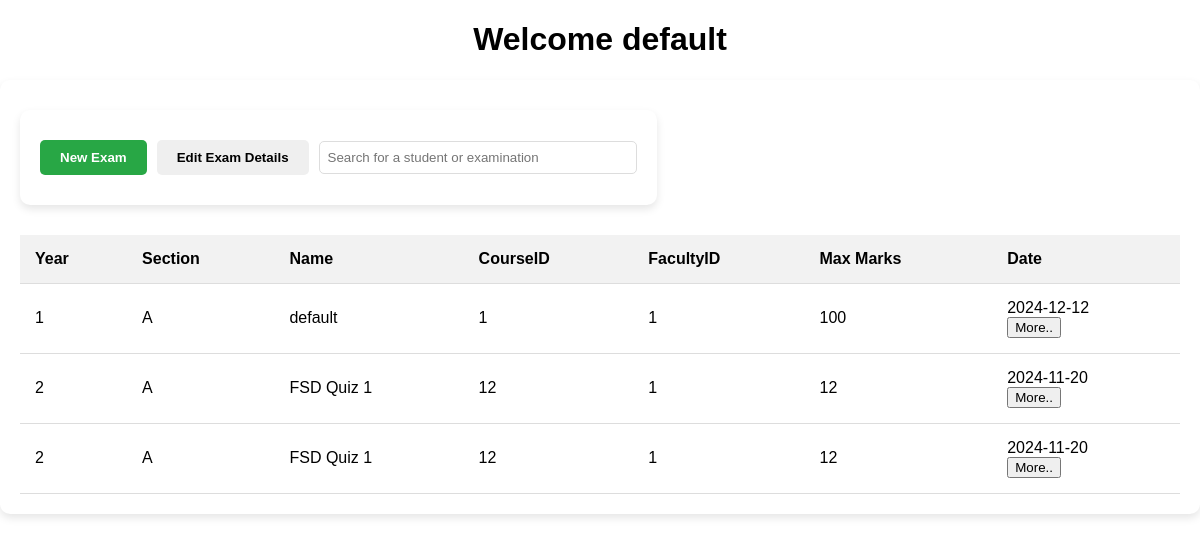
/landingPage (signed in), run on an earlier commit of the app's database.
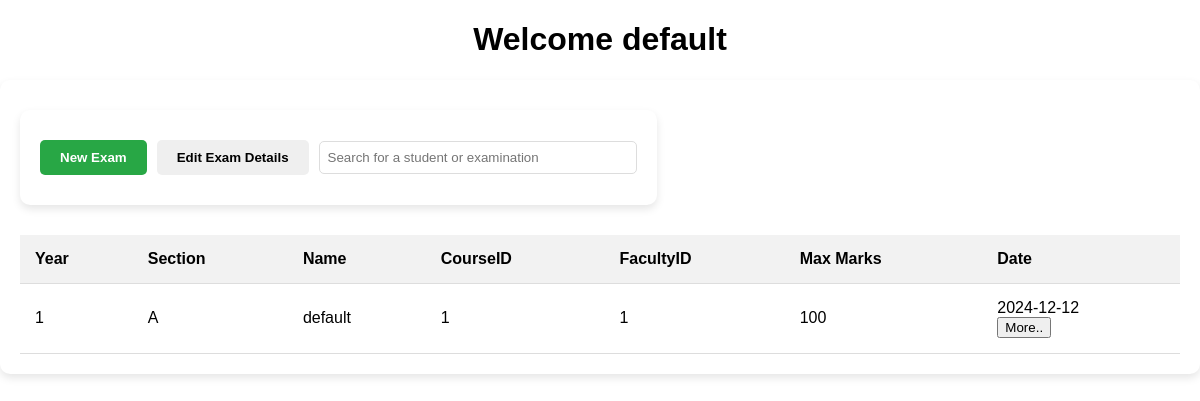
And on a later commit of the database.
### application/model.py (models this page shows, shortened)
class Faculty(db.Model):
    __tablename__ = 'faculty'
    id = db.Column(db.Integer, primary_key=True, autoincrement=True)
    stream_id = db.Column(db.Integer, db.ForeignKey('stream.id'), nullable=False)
    name = db.Column(db.String, nullable=False)
    passcode = db.Column(db.String, nullable=False)
    stream = db.relationship('Stream', back_populates='faculty')

class Exam(db.Model):
    __tablename__ = 'exam'
    id = db.Column(db.Integer, primary_key=True, autoincrement=True)
    year = db.Column(db.Integer, nullable=False)
    name = db.Column(db.String,nullable=False)
    date = db.Column(db.Date,nullable=False)
    courseID = db.Column(db.String,nullable = False)
    section = db.Column(db.String, nullable=False)
    faculty_id = db.Column(db.Integer, db.ForeignKey('faculty.id'), nullable=False)
    max_marks = db.Column(db.Integer, nullable=False)
    co1 = db.Column(db.Integer, nullable=True)
    co2 = db.Column(db.Integer, nullable=True)
    co3 = db.Column(db.Integer, nullable=True)
    co4 = db.Column(db.Integer, nullable=True)
    co5 = db.Column(db.Integer, nullable=True)
    co6 = db.Column(db.Integer, nullable=True)

### application/routes.py (the view)
@app.route("/landingPage",methods = ['GET',"POST"])
def landingPage():
    if(request.method == 'POST'):
        return redirect(url_for('landingPage'))
    faculty = Faculty.query.filter_by(id = session['faculty_id']).first()
    exams  = Exam.query.filter_by(faculty_id = session['faculty_id']).all()
    return render_template('landing.html',faculty = faculty,exams = exams)

### templates/landing.html (shortened to what this page needs)
<!DOCTYPE html>
<html lang="en">
<head>
</head>
<body>
    <center>
        <h1>Welcome  {{ faculty.name }}</h1>
    </center>
<div class="container">
    <div class="top-bar">
        <div class="container">
            <div class="top-bar">
                <button class="upload-btn" id="uploadBtn">New Exam</button>
                <button class="edit-btn">Edit Exam Details</button>
                <input type="text" class="search-bar" placeholder="Search for a student or examination">
            </div>
        </div>
    </div>
    <table>
        <thead>
            <tr>
                <th>Year</th>
                <th>Section</th>
                <th>Name</th>
                <th>CourseID</th>
                <th>FacultyID</th>
                <th>Max Marks</th>
                <th>Date</th>
            </tr>
        </thead>
        <tbody>
            {% for exam in exams %}
            <tr>
                <td>{{exam.year}}</td>
                <td>{{exam.section}}</td>
                <td>{{exam.name}}</td>
                <td>{{exam.courseID}}</td>
                <td>{{exam.faculty_id}}</td>
                <td> {{exam.max_marks}}</td>
                <td> {{ exam.date}}
                    <form action="/landingPage/examsDetails" method="get">
                        <button>More..</button>
                    </form>
                </td>
            </tr>
            {% endfor %}
        </tbody>
    </table>
</div>
</body>
</html>

### templates/landing.html (style rules this page uses)
body { font-family: Arial, sans-serif; margin: 0; padding: 0; background-color: #f5f5f5; }
.container { padding: 20px; background-color: white; border-radius: 10px; box-shadow: 0 4px 8px rgba(0,0,0,0.1); }
.top-bar { display: flex; justify-content: space-between; align-items: center; padding-bottom: 20px; }
.top-bar button { padding: 10px 20px; margin-right: 10px; border: none; border-radius: 5px; cursor: pointer; font-weight: bold; }
.upload-btn { background-color: #28a745; color: white; }
body { font-family: Arial, sans-serif; margin: 0; padding: 0; background-color: transparent; }
.container { padding: 20px; background-color: white; border-radius: 10px; box-shadow: 0 4px 8px rgba(0,0,0,0.1); height: max-content; }
.top-bar { display: flex; justify-content: space-between; align-items: center; padding: 10px 0; }
.top-bar .upload-btn { background-color: #28a745; color: white; }
.search-bar { padding: 8px; width: 300px; border: 1px solid #ddd; border-radius: 5px; }
table { width: 100%; border-collapse: collapse; margin-top: 20px; }
table th, table td { padding: 15px; text-align: left; border-bottom: 1px solid #ddd; }
table th { background-color: #f2f2f2; }

What changed in the data, as far as the page shows it:
removed Exam: year "2", section "A", name "FSD Quiz 1", courseID "12", faculty_id "1", max_marks "12", date "2024-11-20"
removed Exam: year "2", section "A", name "FSD Quiz 1", courseID "12", faculty_id "1", max_marks "12", date "2024-11-20"
